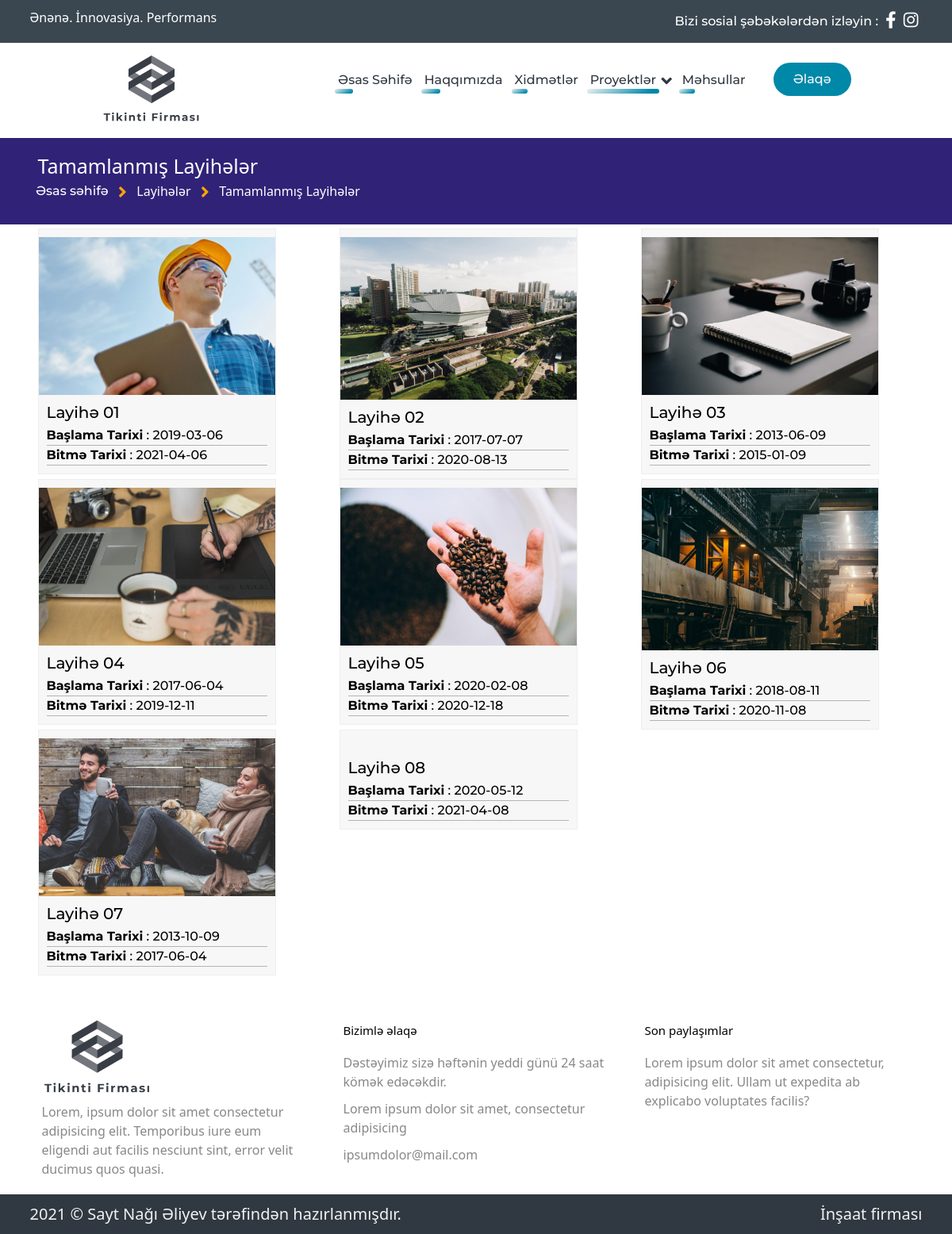
Screenshot of /projects/finishedprojects with the database file from the repository.
### app/models.py (models this page shows)
class FinishedProject(db.Model):
    id = db.Column(db.Integer, primary_key=True)
    title = db.Column(db.String(100))
    start_time = db.Column(db.String(100))
    finish_time = db.Column(db.String(100))
    area = db.Column(db.String(100))
    cost = db.Column(db.String(100))
    location = db.Column(db.String(100))
    description = db.Column(db.Text)
    images = db.relationship('FinishedProjectImage', backref='project', lazy=True)
    slugified_title = db.Column(db.String(100))

class FinishedProjectImage(db.Model):
    id = db.Column(db.Integer, primary_key=True)
    filename = db.Column(db.String(100))
    project_id = db.Column(db.Integer, db.ForeignKey('finished_project.id'), nullable=False)

### view/routes.py (the view)
@view.route("/projects/finishedprojects")
def main_projects_finishedProjects():
    from app.models import FinishedProject
    finProjects = FinishedProject.query.all()
    return render_template('view/finishedProjects.html', finProjects = finProjects)

### view/templates/view/finishedProjects.html (shortened to what this page needs)
{% extends "view/base.html" %}
{% block navBar %}
<div id="navbar">
    <div class="container">
        <div class="nav-items">
            <img class="logo" src="/view/static/view/img/logo_transparent2.png" alt="">
            <ul class="nav-links d-flex justify-content-end bootstrap-off">
                <li>
                    <div class="link-container">
                        <a class="bootstrap-off" href="/">Əsas Səhifə</a>
                        <div class="bg"></div>
                    </div>
                </li>
                <li>
                    <div class="link-container">
                        <a class="bootstrap-off" href="/about">Haqqımızda</a>
                        <div class="bg"></div>
                    </div>
                </li>
                <li>
                    <div class="link-container">
                        <a class="bootstrap-off" href="/services">Xidmətlər</a>
                        <div class="bg"></div>
                    </div>
                </li>
                <li class="dd-effect">
                    <div class="link-container">
                        <a class="bootstrap-off" href="#">Proyektlər</a>
                        <div class="down-icon"><i class="fas fa-angle-down fa-lg"></i></div>
                        <div class="bg"  style="width: 90%!important;"></div>
                    </div>
                </li>
                <li>
                    <div class="link-container">
                        <a class="bootstrap-off" href="/products">Məhsullar</a>
                        <div class="bg"></div>
                    </div>
                </li>
            </ul>
            <a class="cta" href="/contacts"><button class=" text-light my-4">Əlaqə</button></a>
        </div>
    </div>
</div>
{% endblock %}
{% block page %}
<section id="projects-content">
        <div class="head">
            <div class="container">
                <h2>Tamamlanmış Layihələr</h2>
                <div class="location">
                    <a href="/">Əsas səhifə</a>
                    <i class="fas fa-angle-right fa-lg"></i>
                    <p>Layihələr</p>
                    <i class="fas fa-angle-right fa-lg"></i>
                    <p>Tamamlanmış Layihələr</p>
                </div>
            </div>
        </div>
         <div id="finishedProjects">
            <div class="fprojects">
                <div class="container">
                    <div class="row">
                        {% for finProject in finProjects %}
                        <div class="col-xxl-3 col-lg-4 col-md-6">
                            <div class="fproject">
                                <div class="img-section">
                                    <a href="/projects/finishedprojects/{{finProject.slugified_title}}">
                                        <img src="/view/static/view/uploads/{{finProject.images[0].filename}}" alt="">
                                    </a>
                                </div>
                                <div class="details">
                                    <div class="fproject-title">
                                        <a href="/projects/finishedprojects/{{finProject.slugified_title}}">
                                            <h2>
                                                {{finProject.title}}
                                            </h2>
                                        </a>
                                    </div>
                                    <div class="fproject-description" >
                                        <ul>
                                            <li> <b>Başlama Tarixi</b> : {{finProject.start_time}}</li>
                                            <li> <b>Bitmə Tarixi</b> : {{finProject.finish_time}}</li>
                                        </ul>
                                    </div>
                                </div>
                            </div>
                        </div>
                        {% endfor %}
                    </div>
                </div>
            </div>
         </div>
    </section>
{% endblock %}

### view/static/view/css/style.css (style rules this page uses)
ul li { padding-left: 0px!important; }
#navbar { position: fixed; width: 100%; background: #fff; font-size: 1.6rem; padding: 10px 10%; z-index: 15; }
#navbar .logo { cursor: pointer; margin-right: auto; }
#navbar img { height: 100px; }
#navbar .nav-items { display: flex; justify-content: flex-end; }
#navbar .nav-links { padding: 25px 0px; list-style: none; }
#navbar .nav-links li { display: inline-block; padding: 0px 15px; position: relative; transition: all 0.5s ease; }
#navbar .nav-links li a { transition: all 0.3s ease 0s; }
#navbar .nav-links li .link-container { position: relative; display: inline-block; }
#navbar .nav-links li .bg { position: absolute; bottom: -5px; left: -4px; border-radius: 50px; width: 25%; height: 25%; z-index: 0; background-image: linear-gradient(147deg, #edf0f1 0%, #0088a9 85%); transition: all .5s; }
#navbar button { margin-left: 20px; padding: 9px 25px; color: #fff; background-color: #0088a9; border: none; border-radius: 50px; cursor: pointer; transition: all 0.3s ease 0s; }
#navbar li, #navbar a, #navbar button { color: #303841; }
.down-icon { display: inline-block; transform: translate(2px, 3px); color: #303841; }
#projects-content { padding-top: 120px; font-size: 1.6rem; }
#projects-content .head { padding: 20px 0px; background: #302277; color: #fff; }
#projects-content .head h2 { padding: 0px 10px; font-size: 2.5rem; }
#projects-content .head .location { display: flex; }
#projects-content .head .location i { color: orange; padding: 5px 5px; }
#projects-content .head .location a { padding: 0px 7.5px; color: #fff; }
#projects-content .head .location p { padding: 0px 7.5px; }
#projects-content #finishedProjects .fprojects { display: flex; justify-content: start; padding: 5px; margin-bottom: 30px; }
#projects-content #finishedProjects .fprojects .fproject { width: 300px; margin: 0px 10px; background: #f7f7f7; border: 1px solid #eee; color: black; }
#projects-content #finishedProjects .fprojects .fproject img { margin-top: 10px; max-width: 100%; }
#projects-content #finishedProjects .fprojects .fproject .details { padding: 10px; }
#projects-content #finishedProjects .fprojects .fproject .details .fproject-title a { color: #000; }
#projects-content #finishedProjects .fprojects .fproject .details ul { padding: 0px!important; margin: 0px!important; }
#projects-content #finishedProjects .fprojects .fproject .details ul li { padding: 0px!important; margin: 0px!important; border-bottom: 1px solid #b4b4b4; }
#projects-content .row { margin-bottom: 15px; }
* { box-sizing: border-box; margin: 0; padding: 0; transition: all 0.4s ease; }
html { font-size: 10px; }
body { font-family: 'lato', sans-serif; font-size: 1.6rem; line-height: 1.5; background-color: #EEEEEE; }
li, a, button { font-family: "Montserrat", sans-serif; font-weight: 500; text-decoration: none !important; }
a { cursor: pointer; }
.bootstrap-off { margin: 0; padding: 0; border: 0; font-size: 1.6rem; font: inherit; vertical-align: baseline; text-decoration: none; }
ul { list-style: none; }

### rows the page displays
FinishedProject: filename (picture), title "Layihə 01", start_time "2019-03-06", finish_time "2021-04-06"
FinishedProject: filename (picture), title "Layihə 02", start_time "2017-07-07", finish_time "2020-08-13"
FinishedProject: filename (picture), title "Layihə 03", start_time "2013-06-09", finish_time "2015-01-09"
FinishedProject: filename (picture), title "Layihə 04", start_time "2017-06-04", finish_time "2019-12-11"
FinishedProject: filename (picture), title "Layihə 05", start_time "2020-02-08", finish_time "2020-12-18"
FinishedProject: filename (picture), title "Layihə 06", start_time "2018-08-11", finish_time "2020-11-08"
FinishedProject: filename (picture), title "Layihə 07", start_time "2013-10-09", finish_time "2017-06-04"
FinishedProject: title "Layihə 08", start_time "2020-05-12", finish_time "2021-04-08"
